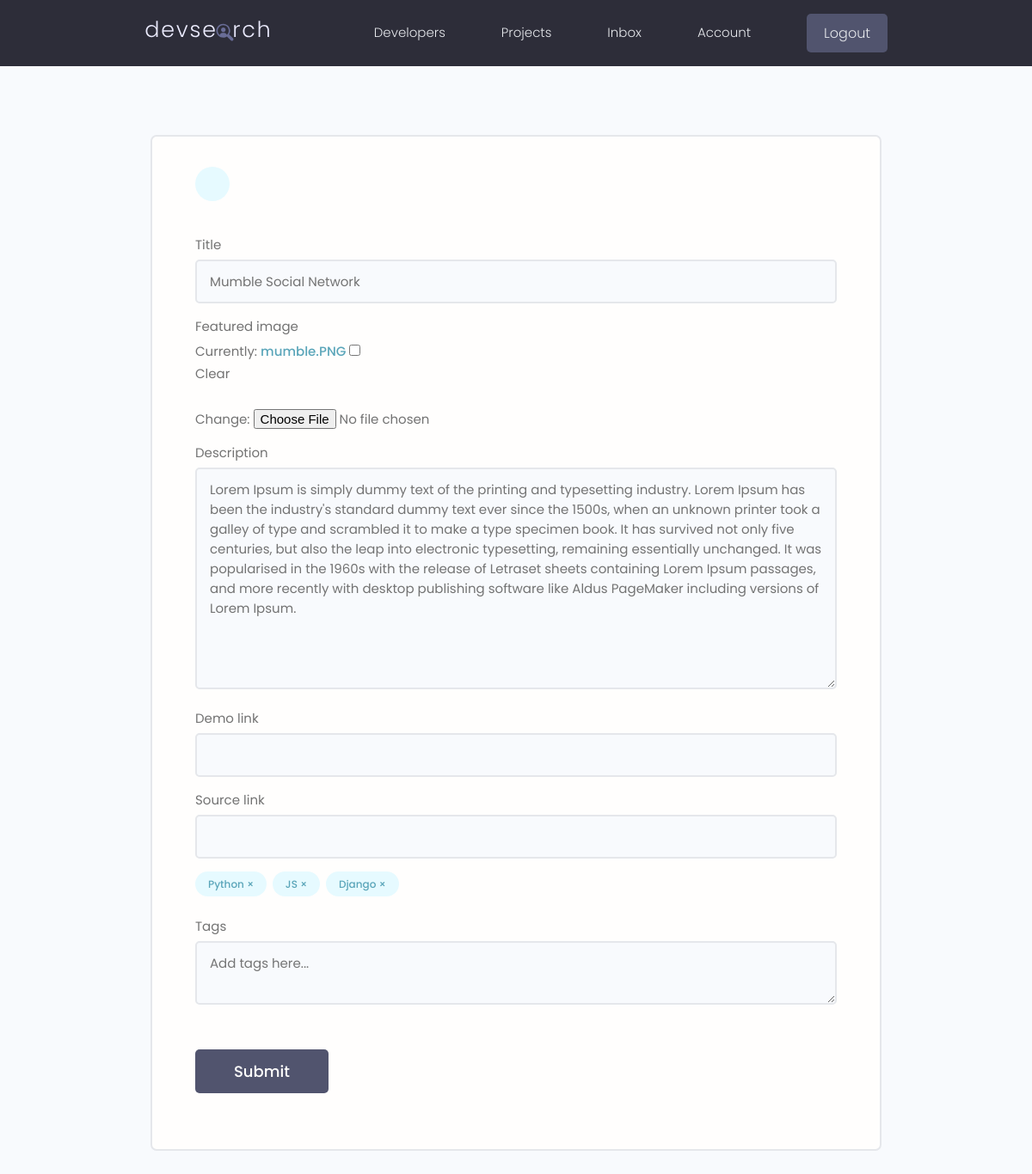
The app's page /projects/update-project/6a6f5b3d-3325-4029-a58b-ed69a4862cdb/ (signed in) with its own data.
### projects/models.py (models this page shows, shortened)
class Project(models.Model):
    owner = models.ForeignKey(
        Profile, null=True, blank=True, on_delete=models.CASCADE)
    title = models.CharField(max_length=200)
    description = models.TextField(null=True, blank=True)
    featured_image = models.ImageField(null=True, blank=True, default="default.jpg")
    demo_link = models.CharField(max_length=2000, null=True, blank=True)
    source_link = models.CharField(max_length=2000, null=True, blank=True)
    tags = models.ManyToManyField('Tag', blank=True)
    vote_total = models.IntegerField(default=0, null=True, blank=True)
    vote_ratio = models.IntegerField(default=0, null=True, blank=True)
    created = models.DateTimeField(auto_now_add=True)
    id = models.UUIDField(default=uuid.uuid4, unique=True,
                          primary_key=True, editable=False)
    class Meta:
        ordering = ['-vote_ratio', '-vote_total', 'title']

class Tag(models.Model):
    name = models.CharField(max_length=200)
    created = models.DateTimeField(auto_now_add=True)
    id = models.UUIDField(default=uuid.uuid4, unique=True,
                          primary_key=True, editable=False)

### projects/views.py (the view, shortened to what this page needs)
# urls.py: path('update-project/<str:pk>/', views.updateProject, name="update-project"),
@login_required(login_url="login")
def updateProject(request, pk):
    profile = request.user.profile
    project = profile.project_set.get(id=pk)
    form = ProjectForm(instance=project)
    context = {'form': form, 'project': project}
    return render(request, "projects/project_form.html", context)

### projects/forms.py
class ProjectForm(ModelForm):
    class Meta:
        model = Project
        fields = ['title', 'featured_image', 'description',
                  'demo_link', 'source_link']
        widgets = {
            'tags': forms.CheckboxSelectMultiple(),
        }
    def __init__(self, *args, **kwargs):
        super(ProjectForm, self).__init__(*args, **kwargs)
        for name, field in self.fields.items():
            field.widget.attrs.update({'class': 'input'})

### projects/templates/projects/project_form.html (shortened to what this page needs)
{% extends 'main.html' %}
{% block content %}
<main class="formPage my-xl">
    <div class="content-box">
        <div class="formWrapper">
            <a class="backButton" href="{% url 'account' %}"></a>
            <br>
            <form class="form" method="POST" enctype="multipart/form-data">
                {% for field in form %}
                <div class="form__field">
                    <label for="formInput#text">{{field.label}}</label>
                    {{field}}
                </div>
                {% endfor %}
                <div class="form__field">
                    {% for tag in project.tags.all %}
                    <div class="project-tag tag tag--pill tag--main" data-tag="{{tag.id}}"
                        data-project="{{project.id}}">{{tag.name}} &#215;</div>
                    {% endfor %}
                </div>
                <div class="form__field">
                    <label for="formInput#text">Tags</label>
                    <textarea class="input" name="newtags" placeholder="Add tags here..."></textarea>
                </div>
                <input class="btn btn--sub btn--lg  my-md" type="submit" value="Submit" />
            </form>
        </div>
    </div>
</main>
{% endblock %}

### static/styles/app.css (style rules this page uses)
:root { --color-sub: #2d2d39; }
.btn--sub { background-color: var(--color-sub-light); }
.content-box { width: 95%; max-width: 85rem; margin: 0 auto; }
.backButton { background: var(--color-main-light); color: var(--color-main); width: 4rem; height: 4rem; display: flex; align-items: center; justify-content: center; border-radius: 50%; }
.formPage .formWrapper { list-style: none; background: var(--color-white); padding: 3.5rem 5rem; border: 2px solid var(--color-light); border-radius: 0.7rem; }

### static/uikit/styles/modules/_variables.css (style rules this page uses)
:root { --color-main: #5aa5b9; --color-main-light: #e6faff; --color-sub: #3f4156; --color-sub-light: #51546e; --color-sub-lighter: #ededfd; --color-text: #737373; --color-gray: #8b8b8b; --color-light: #e5e7eb; --color-light-gray: #767676; --color-bg: #f8fafd; --color-white: #fffefd; --color-white-light: #f3f3f3; --color-success: #359e64; --color-success-bg: #def8e8; --color-error: #fc4b0b; --color-error-bg: #fff2ee; --font-base: 'Poppins', arial, helvetica, 'Segoe UI', roboto, ubuntu, sans-serif; --font-monospace: 'Fira Code', 'Courier New', courier, monospace; --font-regular: 300; --font-medium: 500; --font-bold: 700; --generic-shadow: 1px 1px 5px #00000010; --generic-transition: all 0.3s ease-in-out; }

### static/uikit/styles/modules/_base.css (style rules this page uses)
* { margin: 0; padding: 0; box-sizing: border-box; text-rendering: optimizeLegibility; color: inherit; font-size: inherit; }
html { font-size: 50%; }
@media only screen and (min-width: 480px) { html { font-size: 56.25%; } }
@media only screen and (min-width: 1200px) { html { font-size: 62.5%; } }
body { line-height: 1.6; font-weight: 400; font-size: 1.5rem; color: var(--color-text); background-color: var(--color-bg); min-height: 100vh; }

### static/uikit/styles/modules/_typography.css (style rules this page uses)
* { font-family: var(--font-base); }
a { padding-bottom: 2px; text-decoration: none; display: inline-block; color: var(--color-main); font-weight: var(--font-medium); }

### static/uikit/styles/modules/_utilities.css (style rules this page uses)
.my-md { margin: 3rem auto; }
.my-xl { margin: 8rem auto; }

### static/uikit/styles/modules/_button.css (style rules this page uses)
.btn { display: inline-block; position: relative; cursor: pointer; background-color: var(--color-light); font-weight: var(--font-medium); color: var(--color-sub); text-decoration: none; padding: 1rem 2rem; border-radius: 0.5rem; border: none; width: -webkit-fit-content; width: -moz-fit-content; width: fit-content; height: -webkit-fit-content; height: -moz-fit-content; height: fit-content; font-size: 1.6rem; outline-width: 0; outline-color: transparent; -webkit-backface-visibility: hidden; backface-visibility: hidden; transition: all 0.3s ease-in-out; }
.btn--sub { background-color: var(--color-sub); color: var(--color-white); }
.btn--lg { font-size: 1.8rem; padding: 1.2rem 4.5rem; }

### static/uikit/styles/modules/_form.css (style rules this page uses)
.form { display: block; }
.form__field { margin-top: 1.5rem; margin-bottom: 1.5rem; }
.form__label, .form__field > label { display: block; margin-bottom: 0.5rem; color: var(--color-text); }
input.input[type='text'], input.input[type='email'], input.input[type='password'], input.input[type='number'], select.input, textarea.input { min-width: 24rem; width: 100%; padding: 1.2rem 1.5rem; border-radius: 0.5rem; border: 2px solid var(--color-light); transition: all 0.3s ease-in-out; background-color: var(--color-bg); }

### static/uikit/styles/modules/_tag.css (style rules this page uses)
.tag { display: inline-flex; align-items: center; background-color: var(--color-sub); height: -webkit-fit-content; height: -moz-fit-content; height: fit-content; width: -webkit-fit-content; width: -moz-fit-content; width: fit-content; border-radius: 0.5rem; padding: 0.5rem 1.5rem; font-size: 1.2rem; cursor: pointer; }
.tag:not(:last-child) { margin-right: 0.25rem; margin-bottom: 0.75rem; }
.tag--pill { border-radius: 5rem; }
.tag--main, .tag--main > small { background: var(--color-main-light); color: var(--color-main); font-weight: 500; }

### records on screen
Project: form "Mumble Social Network" "Lorem Ipsum is simply dummy text of the printing and typesetting industry. Lorem Ipsum has been the industry's standard dummy text ever since the 1500s, when an unknown printer took a galley of type and scrambled it to make a type specimen book. It has survived not only five centuries, but also the leap into electronic typesetting, remaining essentially unchanged. It was popularised in the 1960s with the release of Letraset sheets containing Lorem Ipsum passages, and more recently with desktop publishing software like Aldus PageMaker including versions of Lorem Ipsum."
Tag: name "Python"
Tag: name "JS"
Tag: name "Django"

### other values on screen
{{ field.label }} "Title" "Featured image" "Description" "Demo link" "Source link"
